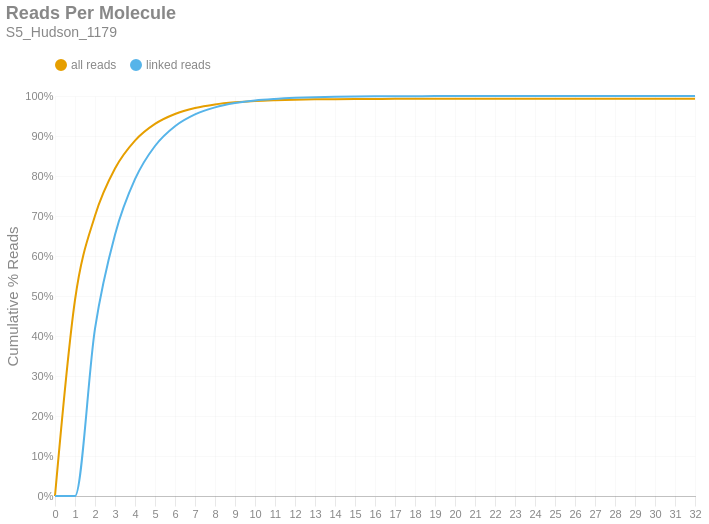

Here is the notebook cell this chart was saved with:
### Markdown cell above
### Reads per Molecule
This chart shows the cumulative distribution of the number of reads per linked molecule. That is, how many alignments are associated with a unique molecule. This excludes the number of reads associated with invalid or absent linked-read barcodes. The `linked` histogram is the percentages recalculated when disregarding singletons.

### Code cell
if SKIPLR:
    print_html(f"Skipped")
else:
    counts = np.bincount(valids['reads'].cast(pl.Int64).to_numpy())
    weighted = counts * np.arange(len(counts))
    all_perc = weighted / n_reads
    linked_perc = weighted / n_linked_reads
    linked_perc[1] = 0
    binned_df = pl.DataFrame({
        'readsper': list(range(len(counts))),
        'all reads (cumsum)': np.cumsum(all_perc).tolist(),
        'linked reads (cumsum)': np.cumsum(linked_perc).tolist(),
    })

    with SafeRender(binned_df):
        (
            density_plot(binned_df, 'Reads Per Molecule', samplename, 'readspmol')
            .encode(
                x=alt.X('readsper:O', title=None).axis(labelAngle=0).scale(padding=0),
                y=alt.Y('value:Q', title='Cumulative % Reads').axis(format='%').stack(False),
                color=alt.Color("key:N").scale(domain=["all reads", "linked reads"]),
                tooltip=[
                    alt.Tooltip("key:N", title="Data Type"),
                    alt.Tooltip("readsper:O", title="Reads Per Molecule"),
                    alt.Tooltip("value:Q", format=".2%", title="% Reads (Cum.)")
                ]            
            )
        ).display()

### Figure 1 — Vega-Lite specification as saved in the notebook (floating-point values rounded to 4 significant figures)
{"width": "container", "height": 400, "config": {"title": {"anchor": "start", "dy": -15, "fontSize": 18, "color": "#888888", "subtitleColor": "#888888", "subtitleFontSize": 14}, "arc": {"fill": "#0072B2"}, "axis": {"domainColor": "#888888", "domainWidth": 0.5, "gridWidth": 0.2, "grid": false, "titleFontWeight": 400, "titleFontSize": 15, "labelFontSize": 11, "labelColor": "#888888", "tickColor": "#888888", "tickWidth": 0.2, "titleColor": "#888888"}, "axisBand": {"grid": false}, "axisX": {"grid": true, "tickSize": 10, "domainCap": "round"}, "axisY": {"domain": false, "grid": true, "tickSize": 0, "domainCap": "round"}, "background": "transparent", "header": {"labelFontSize": 15, "labelColor": "#888888", "titleFontSize": 15, "titleFontWeight": 600, "titleColor": "#888888"}, "legend": {"labelFont": "sans-serif", "labelFontSize": 12, "labelColor": "#888888", "symbolSize": 100, "symbolType": "circle", "titleFontSize": 12, "titlePadding": 10, "titleColor": "#888888", "title": null, "orient": "top"}, "range": {"category": ["#E69F00", "#56B4E9", "#009E73", "#F0E442", "#0072B2", "#D55E00", "#CC79A7", "#000000"], "diverging": ["#cfe8f3", "#a2d4ec", "#73bfe2", "#46abdb", "#1696d2", "#12719e"]}, "area": {"fill": "#0072B2", "fillOpacity": 0.7, "line": true, "strokeOpacity": 0.7}, "line": {"color": "#0072B2", "stroke": "#0072B2", "strokeWidth": 2}, "trail": {"color": "#0072B2", "stroke": "#0072B2", "strokeWidth": 0, "size": 1}, "point": {"filled": true, "fillOpacity": 1.0, "size": 95}, "text": {"color": "#888888", "fontSize": 11, "align": "right", "fontWeight": 400, "size": 11}, "bar": {"fill": "#0072B2", "stroke": null}, "view": {"stroke": null, "continuousWidth": 660, "continuousHeight": 400}}, "data": {"name": "data-6be4bddadde2c6e41be7180685fab3b7"}, "mark": {"type": "line", "interpolate": "monotone", "point": {"opacity": 0, "size": 275}}, "encoding": {"color": {"field": "key", "scale": {"domain": ["all reads", "linked reads"]}, "type": "nominal"}, "tooltip": [{"field": "key", "title": "Data Type", "type": "nominal"}, {"field": "readsper", "title": "Reads Per Molecule", "type": "ordinal"}, {"field": "value", "format": ".2%", "title": "% Reads (Cum.)", "type": "quantitative"}], "x": {"axis": {"labelAngle": 0}, "field": "readsper", "scale": {"padding": 0}, "title": null, "type": "ordinal"}, "y": {"axis": {"format": "%"}, "field": "value", "stack": false, "title": "Cumulative % Reads", "type": "quantitative"}}, "params": [{"name": "param_c36ac31b6afebe62", "select": {"type": "point", "fields": ["key"]}, "bind": "legend"}], "title": {"text": "Reads Per Molecule", "subtitle": "S5_Hudson_1179"}, "transform": [{"fold": ["all reads (cumsum)", "linked reads (cumsum)"]}, {"calculate": "replace(datum.key, ' (cumsum)', '')", "as": "key"}, {"filter": {"param": "param_c36ac31b6afebe62"}}], "usermeta": {"embedOptions": {"downloadFileName": "S5_Hudson_1179.readspmol"}}, "$schema": "https://vega.github.io/schema/vega-lite/v6.1.0.json", "datasets": {"data-6be4bddadde2c6e41be7180685fab3b7": [{"readsper": 0, "all reads (cumsum)": 0.0, "linked reads (cumsum)": 0.0}, {"readsper": 1, "all reads (cumsum)": 0.49, "linked reads (cumsum)": 0.0}, {"readsper": 2, "all reads (cumsum)": 0.7005, "linked reads (cumsum)": 0.4184}, {"readsper": 3, "all reads (cumsum)": 0.8187, "linked reads (cumsum)": 0.6533}, {"readsper": 4, "all reads (cumsum)": 0.8885, "linked reads (cumsum)": 0.792}, {"readsper": 5, "all reads (cumsum)": 0.9302, "linked reads (cumsum)": 0.875}, {"readsper": 6, "all reads (cumsum)": 0.955, "linked reads (cumsum)": 0.9243}, {"readsper": 7, "all reads (cumsum)": 0.9699, "linked reads (cumsum)": 0.9538}, {"readsper": 8, "all reads (cumsum)": 0.9788, "linked reads (cumsum)": 0.9716}, {"readsper": 9, "all reads (cumsum)": 0.9842, "linked reads (cumsum)": 0.9823}, {"readsper": 10, "all reads (cumsum)": 0.9875, "linked reads (cumsum)": 0.989}, {"readsper": 11, "all reads (cumsum)": 0.9895, "linked reads (cumsum)": 0.9928}, {"readsper": 12, "all reads (cumsum)": 0.9908, "linked reads (cumsum)": 0.9954}, {"readsper": 13, "all reads (cumsum)": 0.9916, "linked reads (cumsum)": 0.997}, {"readsper": 14, "all reads (cumsum)": 0.9921, "linked reads (cumsum)": 0.9981}, {"readsper": 15, "all reads (cumsum)": 0.9925, "linked reads (cumsum)": 0.9987}, {"readsper": 16, "all reads (cumsum)": 0.9927, "linked reads (cumsum)": 0.9991}, {"readsper": 17, "all reads (cumsum)": 0.9928, "linked reads (cumsum)": 0.9994}, {"readsper": 18, "all reads (cumsum)": 0.9929, "linked reads (cumsum)": 0.9996}, {"readsper": 19, "all reads (cumsum)": 0.993, "linked reads (cumsum)": 0.9997}, {"readsper": 20, "all reads (cumsum)": 0.993, "linked reads (cumsum)": 0.9998}, {"readsper": 21, "all reads (cumsum)": 0.993, "linked reads (cumsum)": 0.9999}, {"readsper": 22, "all reads (cumsum)": 0.993, "linked reads (cumsum)": 0.9999}, {"readsper": 23, "all reads (cumsum)": 0.9931, "linked reads (cumsum)": 0.9999}, {"readsper": 24, "all reads (cumsum)": 0.9931, "linked reads (cumsum)": 1.0}, {"readsper": 25, "all reads (cumsum)": 0.9931, "linked reads (cumsum)": 1.0}, {"readsper": 26, "all reads (cumsum)": 0.9931, "linked reads (cumsum)": 1.0}, {"readsper": 27, "all reads (cumsum)": 0.9931, "linked reads (cumsum)": 1.0}, {"readsper": 28, "all reads (cumsum)": 0.9931, "linked reads (cumsum)": 1.0}, {"readsper": 29, "all reads (cumsum)": 0.9931, "linked reads (cumsum)": 1.0}, {"readsper": 30, "all reads (cumsum)": 0.9931, "linked reads (cumsum)": 1.0}, {"readsper": 31, "all reads (cumsum)": 0.9931, "linked reads (cumsum)": 1.0}, {"readsper": 32, "all reads (cumsum)": 0.9931, "linked reads (cumsum)": 1.0}]}}
